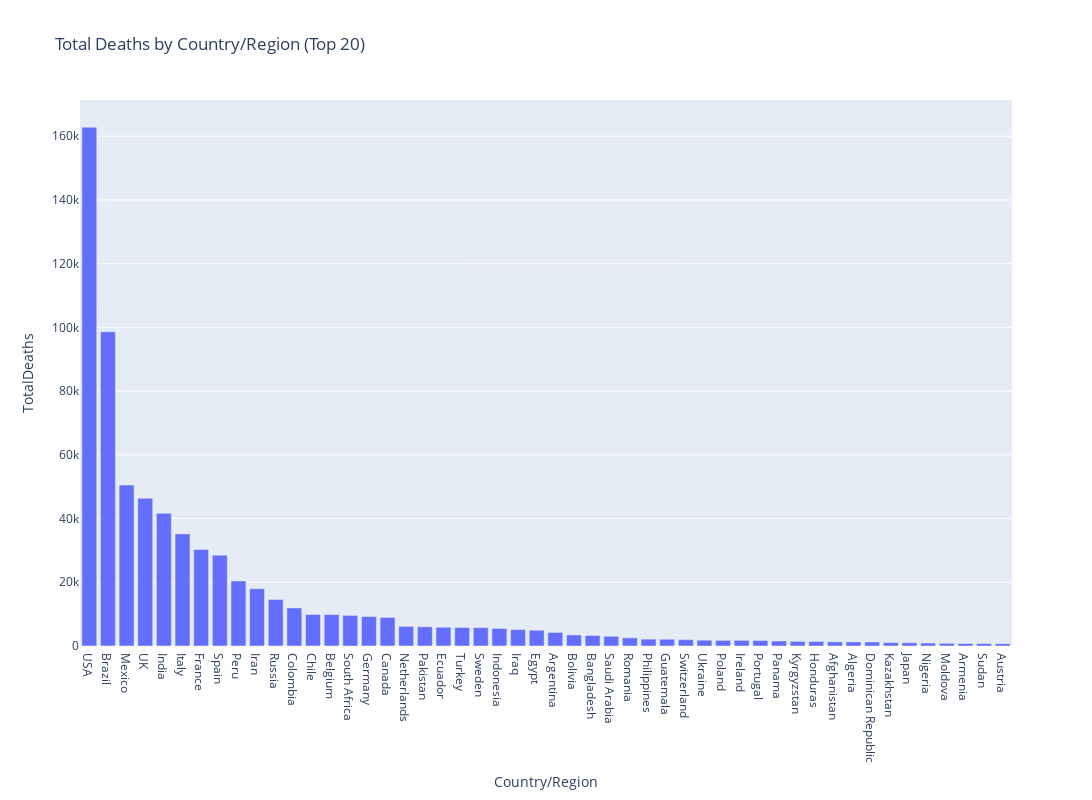

The notebook cell this image was saved under:
### Markdown cell above
# Plotly

### Code cell
import pandas as pd
import plotly.express as px

ser = pd.read_csv('sheets/worldometer_data_original.csv')[['TotalDeaths', 'Country/Region']].dropna()
ser = ser.sort_values(['TotalDeaths'], ascending=False).head(50)

# Plotting
fig = px.bar(ser, x='Country/Region', y='TotalDeaths', title="Total Deaths by Country/Region (Top 20)")
fig.update_layout(width=1200, height=800)  # Adjusting the figure size
fig.show()

### Figure 1 — Plotly figure (JSON) as saved in the notebook; plotly's stock layout.template omitted (floating-point values rounded to 4 significant figures)
{"data": [{"alignmentgroup": "True", "hovertemplate": "Country/Region=%{x}<br>TotalDeaths=%{y}<extra></extra>", "legendgroup": "", "marker": {"color": "#636efa", "pattern": {"shape": ""}}, "name": "", "offsetgroup": "", "orientation": "v", "showlegend": false, "textposition": "auto", "type": "bar", "x": ["USA", "Brazil", "Mexico", "UK", "India", "Italy", "France", "Spain", "Peru", "Iran", "Russia", "Colombia", "Chile", "Belgium", "South Africa", "Germany", "Canada", "Netherlands", "Pakistan", "Ecuador", "Turkey", "Sweden", "Indonesia", "Iraq", "Egypt", "Argentina", "Bolivia", "Bangladesh", "Saudi Arabia", "Romania", "Philippines", "Guatemala", "Switzerland", "Ukraine", "Poland", "Ireland", "Portugal", "Panama", "Kyrgyzstan", "Honduras", "Afghanistan", "Algeria", "Dominican Republic", "Kazakhstan", "Japan", "Nigeria", "Moldova", "Armenia", "Sudan", "Austria"], "xaxis": "x", "y": [162804, 98644, 50517, 46413, 41638, 35187, 30312, 28500, 20424, 17976, 14606, 11939, 9889, 9859, 9604, 9252, 8966, 6153, 6035, 5877, 5798, 5766, 5521, 5161, 4951, 4251, 3465, 3306, 3055, 2566, 2150, 2119, 1985, 1819, 1774, 1768, 1743, 1574, 1447, 1423, 1298, 1273, 1246, 1058, 1026, 930, 828, 772, 763, 719], "yaxis": "y"}], "layout": {"barmode": "relative", "height": 800, "legend": {"tracegroupgap": 0}, "title": {"text": "Total Deaths by Country/Region (Top 20)"}, "width": 1200, "xaxis": {"anchor": "y", "domain": [0, 1], "title": {"text": "Country/Region"}}, "yaxis": {"anchor": "x", "domain": [0, 1], "title": {"text": "TotalDeaths"}}}}
